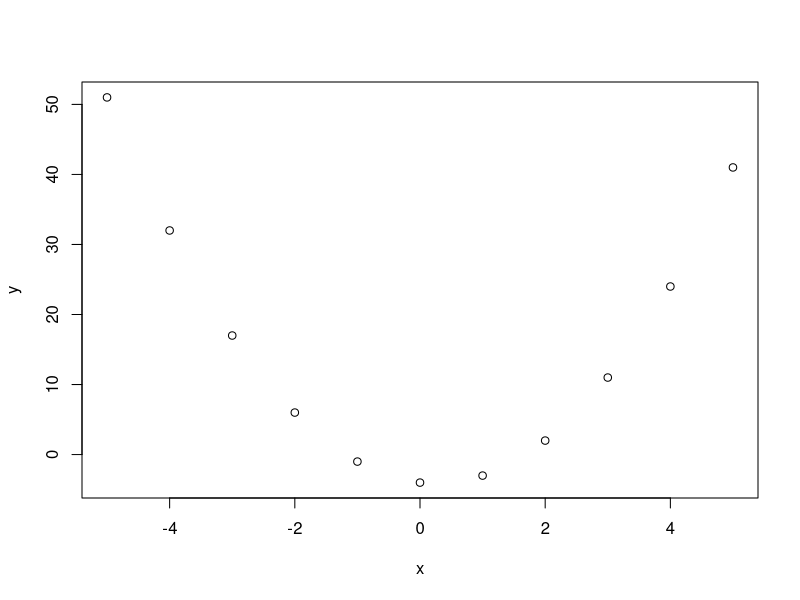
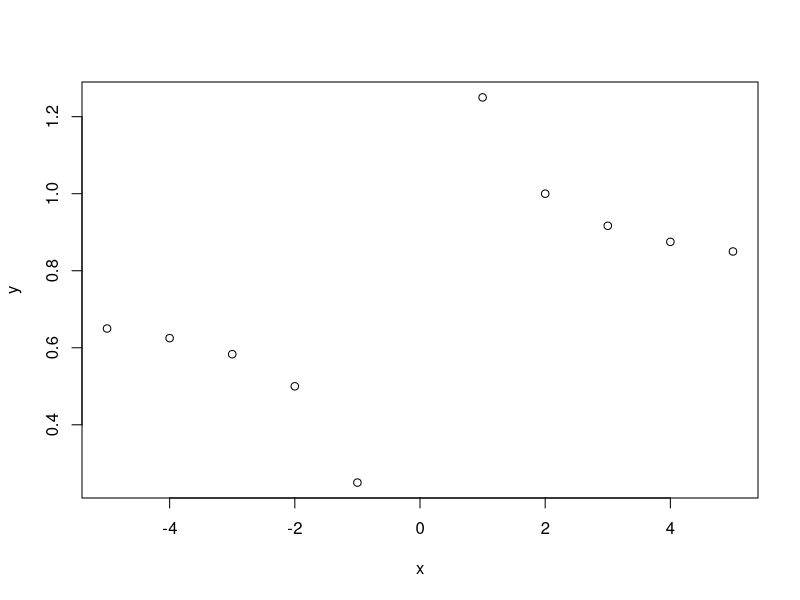
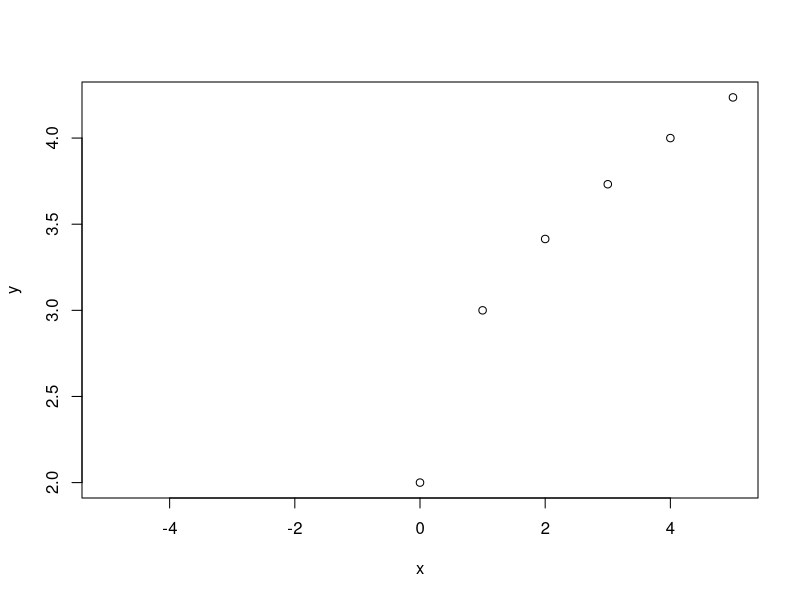

Here is the R script that generated these plots, in order:
# Programa para probar funciones básicas en R

# Ejercicio 1 - Rombo
horizontal_rombo <- 6
vertical_rombo <- 3
area_rombo <- function(horizontal_rombo, vertical_rombo) {
  area <- (horizontal_rombo * vertical_rombo) / 2
  return(area)
}

area <- area_rombo(horizontal_rombo, vertical_rombo)
cat("El area del rombo es = ", round(area, 2), "\n")

lateral_rombo <- function(horizontal_rombo, vertical_rombo) {
  lateral <- sqrt(((horizontal_rombo) / 2)^2 + ((vertical_rombo) / 2)^2)
  return(lateral)
}

lateral <- lateral_rombo(horizontal_rombo, vertical_rombo)
cat("La lateral del rombo es = ", round(lateral, 2), "\n")


perimetro_rombo <- function(lateral) {
  perimetro <- 4 * lateral
  return(perimetro)
}

perimetro <- perimetro_rombo(lateral)
cat("El perimetro del rombo es = ", round(perimetro, 2), "\n")

# Ejercicio 2 - Cilindro

altura <- 15
radio <- 5

area_cilindro <- function(altura, radio) {
  area <- 2 * pi * radio * (altura + radio)
  return(area)
}

area <- area_cilindro(altura, radio)
cat("El area del cilindro es = ", round(area, 2), "\n")

area_lateral_cilindro <- function(altura, radio) {
  area_lateral <- 2 * pi * radio * altura
  return(area_lateral)
}

area_lateral <- area_lateral_cilindro(altura, radio)
cat("El area lateral del cilindro es = ", round(area_lateral, 2), "\n")

volumen_cilindro <- function(altura, radio) {
  volumen <- pi * radio^2 * altura
  return(volumen)
}

volumen <- volumen_cilindro(altura, radio)
cat("El volumen del cilindro es = ", round(volumen, 2), "\n")


# Ejercicio 3 - Esfera

radio <- 3

area_esfera <- function(radio) {
  area <- 4 * pi * radio^2
  return(area)
}

area <- area_esfera(radio)
cat("El area de la esfera es = ", area, "\n")

volumen_esfera <- function(radio) {
  volumen <- (4 / 3) * pi * radio^3
  return(volumen)
}

volumen <- volumen_esfera(radio)
cat("El volumen de la esfera es = ", volumen, "\n")


# ******************** GRAFICOS ********************

# Ejercicio 4
x <- -5:5
y <- 2 * x^2 - x - 4

grafico <- function(x, y) {
  plot(x, y)
}

grafico(x, y)

# Ejercicio 5
x <- -5:5
y <- (3 * x + 2) / (4 * x)

grafico(x, y)

# Ejercicio 6
x <- -5:5
y <- x^(1 / 2) + 2

grafico(x, y)
